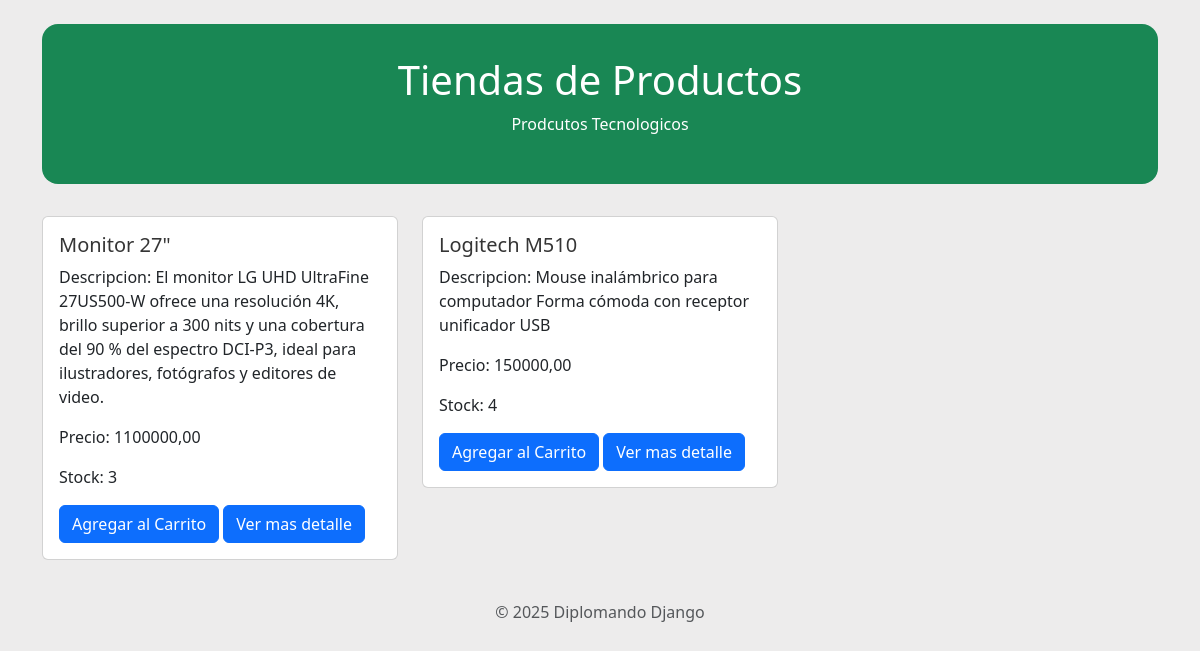
The page / on the database its author committed.
### carrito/models.py (models this page shows, shortened)
class Producto(models.Model):
    nombre = models.CharField(max_length=100)
    descripcion = models.TextField(blank=True)
    precio = models.DecimalField(max_digits=10, decimal_places=2)
    cantidad = models.PositiveIntegerField()
    class Meta:
        verbose_name_plural = 'Productos'

### carrito/views.py (the view)
# urls.py: path('', views.index, name='index'),
def index(request):
    productos = Producto.objects.all()
    return render(request, 'index.html', {'productos': productos})

### carrito/templates/index.html (shortened to what this page needs)
{% load static %}
<!DOCTYPE html>
<html>
    <head>
        <link href="https://cdn.jsdelivr.net/npm/bootstrap@5.3.3/dist/css/bootstrap.min.css" rel="stylesheet">
        <link rel="stylesheet" href="{% static 'css/style.css' %}">
    </head>
    <body>
     <div class="container mt-4">
    <div class="jumbo">
      <h1>Tiendas de Productos</h1>
      <p>Prodcutos Tecnologicos</p>
    </div>
    <div class="row">
    {% for producto in productos %}
      <div class="col-md-4">
        <div class="card">
          <div class="card-body">
            <h5 class="card-title" style="color: rgb(53, 53, 53);">{{ producto.nombre }}</h5>
            <p class="card-text"> Descripcion: {{ producto.descripcion }} </p>
            <p class="card-text"> Precio: {{ producto.precio}} </p>
            <p class="card-text"> Stock: {{ producto.cantidad }} </p>
            <a href="#" class="btn btn-primary">Agregar al Carrito</a>
            <a href="#" class="btn btn-primary">Ver mas detalle</a>
          </div>
        </div>
      </div>
    {% endfor %}
    </div>
    <footer class="text-center mt-4 mb-2 text-muted">
      &copy; 2025 Diplomando Django
    </footer>
    </body>
</html>

### carrito/static/style.css (style rules this page uses)
body { background-color: #edecec; }
.card { margin-bottom: 1rem; }
.jumbo { background-color: #198754; color: white; padding: 2rem; border-radius: 1rem; margin-bottom: 2rem; text-align: center; }

### rows shown on the page
Producto: nombre "Monitor 27\"", descripcion "El monitor LG UHD UltraFine 27US500-W ofrece una resolución 4K, brillo superior a 300 nits y una cobertura del 90 % del espectro DCI-P3, ideal para ilustradores, fotógrafos y editores de video.", precio "1100000,00", cantidad "3"
Producto: nombre "Logitech M510", descripcion "Mouse inalámbrico para computador Forma cómoda con receptor unificador USB", precio "150000,00", cantidad "4"
